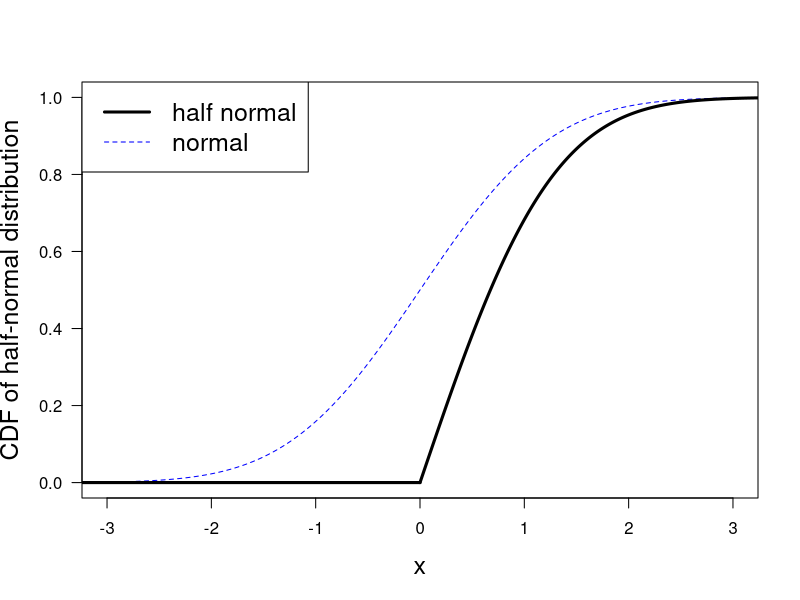

The R script that drew this image:
print('file: PDsPDFsHalfNormalCDF.R')
# CDF of half-normal distribution
x0 = seq(-4,4,0.01); NCDF0 =  pnorm(x0)
erf = function(x) 2 * pnorm(x * sqrt(2)) - 1
sigma = 1
x = seq(0,4,0.01); HNCDF = erf(x/(sigma*sqrt(2)))
# png('HalfNormalCDF200705.png',width=16,height=16,units='cm',res=300)
plot(x0,NCDF0,type='l',col='blue',lwd=1,xlab='x',las=1,lty=2,
     ylab='CDF of half-normal distribution',xlim=c(-3,3),ylim=c(0,1),cex.lab=1.5)
lines(x,HNCDF,col='black',lwd=3)
xp = c(-4,0); yp = c(0,0)
lines(xp,yp,col='black',lwd=3)
legend('topleft',legend=c('half normal','normal'),col=c('black','blue'),
       lty=c(1,2),lwd=c(3,1),cex=1.5)
# dev.off()
